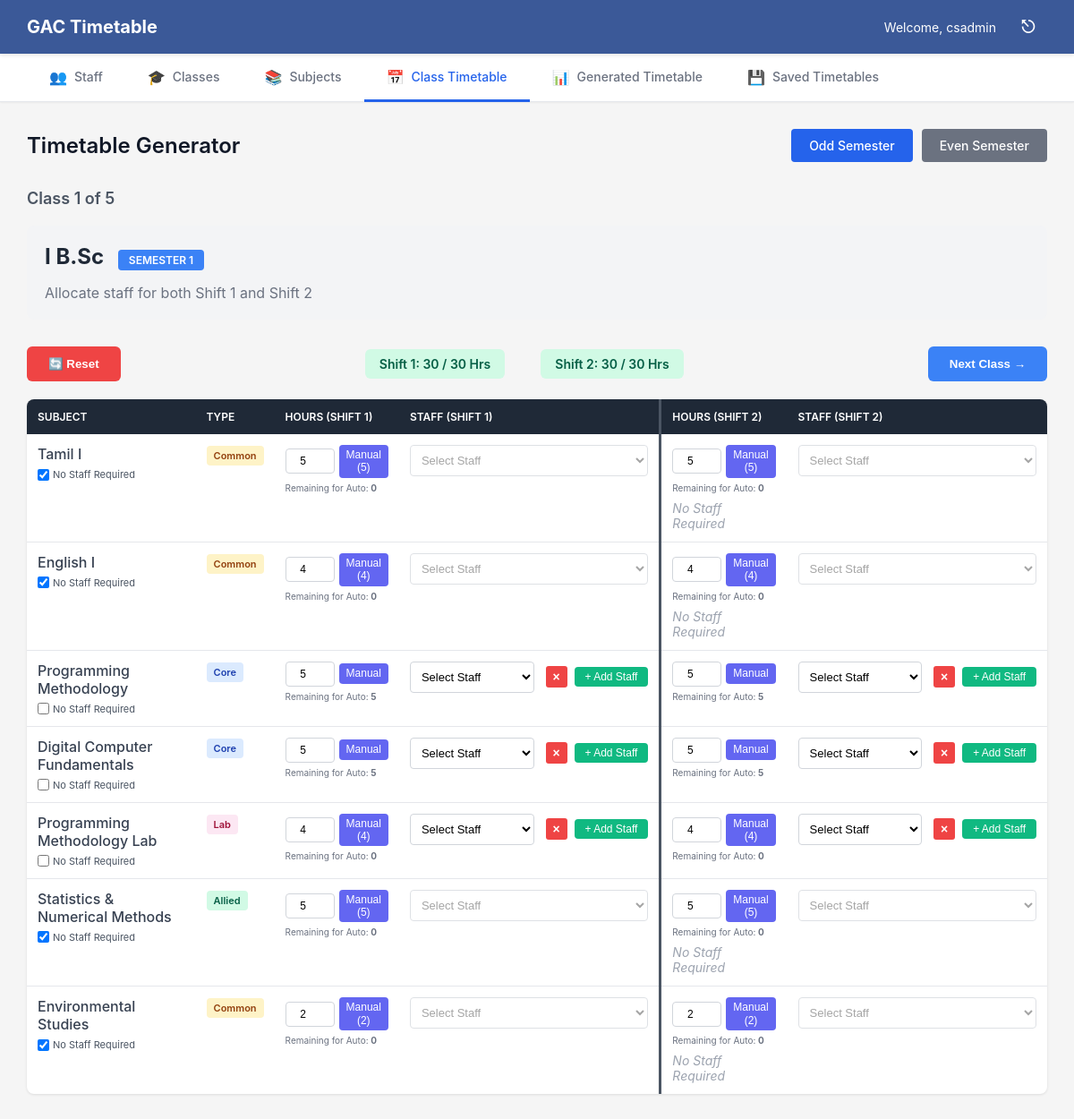
Screenshot of /Generate_Timetable/timetable.php (signed in) with the database file from the repository.
### tables this page shows
CREATE TABLE `subjects` (
  `id` int(11) NOT NULL,
  `title` varchar(150) DEFAULT NULL,
  `sub_code` varchar(50) DEFAULT NULL,
  `short_name` varchar(50) DEFAULT NULL,
  `hours_per_week` int(11) DEFAULT NULL,
  `semester` int(11) DEFAULT NULL,
  `type` varchar(50) DEFAULT NULL,
  `program` enum('UG','PG') NOT NULL DEFAULT 'UG',
  `year` int(11) NOT NULL DEFAULT 1,
  `sort_order` int(11) DEFAULT 0,
  `is_allocated` tinyint(1) NOT NULL DEFAULT 1
);

### Generate_Timetable/timetable.php (the view, shortened to what the rows shown need)
<?php
$conn = getConnection();
if (!isset($_SESSION['manual_allocations_seeded_v20'])) {
    $sem_result = $conn->query("SELECT id, semester FROM subjects");
}
$semester_filter = $_SESSION['semester_filter'];
$current_index = $_SESSION['current_class_index'];
$class_sequence = [
    ['pattern' => 'I B.Sc%', 'label' => 'I B.Sc', 'type' => 'UG', 'has_shifts' => true],
    ['pattern' => 'II B.Sc%', 'label' => 'II B.Sc', 'type' => 'UG', 'has_shifts' => true],
    ['pattern' => 'III B.Sc%', 'label' => 'III B.Sc', 'type' => 'UG', 'has_shifts' => true],
    ['pattern' => 'I M.Sc%', 'label' => 'I M.Sc', 'type' => 'PG', 'has_shifts' => false],
    ['pattern' => 'II M.Sc%', 'label' => 'II M.Sc', 'type' => 'PG', 'has_shifts' => false],
];
$current_class_config = $class_sequence[$current_index];
$semester_numbers = [
    0 => $semester_filter == 'odd' ? 1 : 2,
    1 => $semester_filter == 'odd' ? 3 : 4,
    2 => $semester_filter == 'odd' ? 5 : 6,
    3 => $semester_filter == 'odd' ? 1 : 2,
    4 => $semester_filter == 'odd' ? 3 : 4,
];
$current_semester = $semester_numbers[$current_index];
$program = $current_class_config['type'];
$subjects_query = "SELECT * FROM subjects WHERE program = '$program' AND semester = $current_semester AND COALESCE(is_allocated, 1) = 1 ORDER BY sort_order, id";
$subjects_result = $conn->query($subjects_query);
$subjects = [];
while ($subject = $subjects_result->fetch_assoc()) {
    $subjects[] = $subject;
}
function getManualCount($subject_id, $shift, $class_index, $staff_index = null) {
    $count = 0;
    if (isset($_SESSION['manual_allocations'][$class_index][$shift])) {
        foreach ($_SESSION['manual_allocations'][$class_index][$shift] as $alloc) {
            if ($alloc['subject_id'] == $subject_id) {
                if ($staff_index !== null) {
                    if (isset($alloc['staff_index']) && $alloc['staff_index'] == $staff_index) $count++;
                } else {
                    $count++;
                }
            }
        }
    }
    return $count;
}
?>
<!DOCTYPE html>
<html lang="en">
<head>
    <link rel="stylesheet" href="../Assets/css/style.css?v=1773498759">
</head>
<body>
    <div class="content">
        <div class="timetable-header">
            <h2>Timetable Generator</h2>
        </div>
        <div class="class-info">
            <h3>
                <?php echo htmlspecialchars($current_class_config['label']); ?>
                <span class="semester-badge">SEMESTER <?php echo $current_semester; ?></span>
            </h3>
        </div>
        <form id="main-form" method="POST" action="timetable.php">
            <table class="subjects-table">
                <thead>
                    <tr>
                        <th>SUBJECT</th>
                        <th>TYPE</th>
                        <?php if ($current_class_config['has_shifts']): ?>
                            <th>HOURS (SHIFT 1)</th>
                            <th>STAFF (SHIFT 1)</th>
                            <th>HOURS (SHIFT 2)</th>
                            <th>STAFF (SHIFT 2)</th>
                        <?php else: ?>
                            <th>HOURS</th>
                            <th>STAFF SELECTION</th>
                        <?php endif; ?>
                    </tr>
                </thead>
                <tbody>
                    <?php foreach ($subjects as $subject):
                        $is_no_staff = false;
                        if (isset($_SESSION['no_staff_subjects'][$current_index]) && is_array($_SESSION['no_staff_subjects'][$current_index])) {
                            $is_no_staff = in_array($subject['id'], $_SESSION['no_staff_subjects'][$current_index]) ||
                                           in_array(strval($subject['id']), $_SESSION['no_staff_subjects'][$current_index]);
                        }
                    ?>
                    <tr>
                        <td>
                            <div style="margin-bottom: 6px; font-weight: 500; color: #374151;"><?php echo htmlspecialchars($subject['title']); ?></div>
                            <label style="font-size: 11px; display: flex; align-items: center; gap: 4px; color: #4b5563; cursor: pointer;">
                                <input type="checkbox" class="no-staff-cb" data-subject-id="<?php echo $subject['id']; ?>" data-has-shifts="<?php echo $current_class_config['has_shifts'] ? 'true' : 'false'; ?>" onchange="toggleStaffRequirement(this, <?php echo $subject['id']; ?>, <?php echo $current_class_config['has_shifts'] ? 'true' : 'false'; ?>)" <?php echo $is_no_staff ? 'checked' : ''; ?>>
                                No Staff Required
                            </label>
                        </td>
                        <td>
                            <span class="type-badge type-<?php echo strtolower($subject['type']); ?>">
                                <?php echo htmlspecialchars($subject['type']); ?>
                            </span>
                        </td>
                        <?php if ($current_class_config['has_shifts']): ?>
                            <td>
                                <?php
                                $hours_key_shift1 = 'hours_shift1_' . $subject['id'];
                                $current_hours_shift1 = isset($_SESSION['hours_changes'][$hours_key_shift1]) ? $_SESSION['hours_changes'][$hours_key_shift1] : $subject['hours_per_week'];
                                $manual_count_1 = getManualCount($subject['id'], 'shift1', $current_index);
                                $rem_auto_1 = max(0, $current_hours_shift1 - $manual_count_1);
                                $split_hours_s1 = [];
                                ?>
                                <?php if (!empty($split_hours_s1)): ?>
                                    <div style="display: flex; flex-direction: column; gap: 4px; align-items: flex-start;">
                                        <?php foreach ($split_hours_s1 as $si1_idx => $si1_val): ?>
                                        <div style="display: flex; align-items: center; gap: 5px;">
                                            <input type="number" name="hours_shift1_<?php echo $subject['id']; ?>_<?php echo ($si1_idx + 1); ?>" class="hours-input split-hours" data-subject-id="<?php echo $subject['id']; ?>" data-shift="shift1" value="<?php echo $si1_val; ?>" min="0" max="30" onchange="updateSplitHoursTotal(<?php echo $subject['id']; ?>, 'shift1')" required>
                                            <button type="submit" name="action" value="manual" class="btn-manual" onclick="return setManualAllocation(<?php echo $subject['id']; ?>, 'shift1', <?php echo ($si1_idx + 1); ?>)"><?php echo getManualCount($subject['id'], 'shift1', $current_index, $si1_idx + 1) > 0 ? 'Manual<br>(' . getManualCount($subject['id'], 'shift1', $current_index, $si1_idx + 1) . ')' : 'Manual'; ?></button>
                                        </div>
                                        <?php endforeach; ?>
                                    </div>
                                    <input type="hidden" name="<?php echo $hours_key_shift1; ?>" value="<?php echo array_sum($split_hours_s1); ?>">
                                <?php else: ?>
                                <div style="display: flex; flex-direction: column; gap: 5px;">
                                    <div style="display: flex; align-items: center; gap: 5px;">
                                        <input type="number" name="<?php echo $hours_key_shift1; ?>" value="<?php echo $current_hours_shift1; ?>" min="0" max="30" class="hours-input" data-shift="shift1" data-subject-id="<?php echo $subject['id']; ?>" required>
                                        <button type="submit" name="action" value="manual" class="btn-manual" onclick="return setManualAllocation(<?php echo $subject['id']; ?>, 'shift1')">
                                            Manual<?php echo $manual_count_1 > 0 ? "<br>($manual_count_1)" : ""; ?>
                                        </button>
                                    </div>
                                    <div style="font-size: 10px; color: #6b7280;">Remaining for Auto: <strong><?php echo $rem_auto_1; ?></strong></div>
                                </div>
                                <?php endif; ?>
                            </td>
                            <td>
                                <div class="staff-allocation-container" id="staff-container-shift1-<?php echo $subject['id']; ?>">
                                    <div class="staff-row">
                                        <?php
                                        $staff_key_shift1 = 'staff_shift1_' . $subject['id'];
                                        ?>
                                        <select name="<?php echo $staff_key_shift1; ?>" class="staff-select" data-subject-title="<?php echo htmlspecialchars($subject['title']); ?>" data-subject-id="<?php echo $subject['id']; ?>" data-shift="shift1" onchange="if(validateStaffHours(this, <?php echo $subject['id']; ?>, 'shift1')) { trackAllocation(this, <?php echo $subject['id']; ?>, 'shift1'); checkShiftConflict(this, 'shift1'); }" required>
                                            <option value="">Select Staff</option>
                                        </select>
                                        <button type="button" class="clear-staff-btn" onclick="clearStaffSelection('<?php echo $staff_key_shift1; ?>')" title="Clear selection">×</button>
                                        <button type="button" class="add-staff-btn" onclick="addStaffAllocation(<?php echo $subject['id']; ?>, 'shift1')">+ Add Staff</button>
                                    </div>
                                </div>
                            </td>
                            <td>
                                <?php
                                $hours_key_shift2 = 'hours_shift2_' . $subject['id'];
                                $current_hours_shift2 = isset($_SESSION['hours_changes'][$hours_key_shift2]) ? $_SESSION['hours_changes'][$hours_key_shift2] : $subject['hours_per_week'];
                                $manual_count_2 = getManualCount($subject['id'], 'shift2', $current_index);
                                $rem_auto_2 = max(0, $current_hours_shift2 - $manual_count_2);
                                $split_hours_s2 = [];
                                ?>
                                <?php if (!empty($split_hours_s2)): ?>
                                    <div style="display: flex; flex-direction: column; gap: 4px; align-items: flex-start;">
                                        <?php foreach ($split_hours_s2 as $si2_idx => $si2_val): ?>
                                        <div style="display: flex; align-items: center; gap: 5px;">
                                            <input type="number" name="hours_shift2_<?php echo $subject['id']; ?>_<?php echo ($si2_idx + 1); ?>" class="hours-input split-hours" data-subject-id="<?php echo $subject['id']; ?>" data-shift="shift2" value="<?php echo $si2_val; ?>" min="0" max="30" onchange="updateSplitHoursTotal(<?php echo $subject['id']; ?>, 'shift2')" required>
                                            <button type="submit" name="action" value="manual" class="btn-manual" onclick="return setManualAllocation(<?php echo $subject['id']; ?>, 'shift2', <?php echo ($si2_idx + 1); ?>)"><?php echo getManualCount($subject['id'], 'shift2', $current_index, $si2_idx + 1) > 0 ? 'Manual<br>(' . getManualCount($subject['id'], 'shift2', $current_index, $si2_idx + 1) . ')' : 'Manual'; ?></button>
                                        </div>
                                        <?php endforeach; ?>
                                    </div>
                                    <input type="hidden" name="<?php echo $hours_key_shift2; ?>" value="<?php echo array_sum($split_hours_s2); ?>">
                                <?php else: ?>
                                <div style="display: flex; flex-direction: column; gap: 5px;">
                                    <div style="display: flex; align-items: center; gap: 5px;">
                                        <input type="number" name="<?php echo $hours_key_shift2; ?>" value="<?php echo $current_hours_shift2; ?>" min="0" max="30" class="hours-input" data-shift="shift2" data-subject-id="<?php echo $subject['id']; ?>" required>
                                        <button type="submit" name="action" value="manual" class="btn-manual" onclick="return setManualAllocation(<?php echo $subject['id']; ?>, 'shift2')">
                                            Manual<?php echo $manual_count_2 > 0 ? "<br>($manual_count_2)" : ""; ?>
                                        </button>
                                    </div>
                                    <div style="font-size: 10px; color: #6b7280;">Remaining for Auto: <strong><?php echo $rem_auto_2; ?></strong></div>
                                </div>
                                <?php endif; ?>
                            </td>
                            <td>
                                <div class="staff-allocation-container" id="staff-container-shift2-<?php echo $subject['id']; ?>">
                                    <div class="staff-row">
                                        <?php
                                        $staff_key_shift2 = 'staff_shift2_' . $subject['id'];
                                        ?>
                                        <select name="<?php echo $staff_key_shift2; ?>" class="staff-select" data-subject-title="<?php echo htmlspecialchars($subject['title']); ?>" data-subject-id="<?php echo $subject['id']; ?>" data-shift="shift2" onchange="if(validateStaffHours(this, <?php echo $subject['id']; ?>, 'shift2')) { trackAllocation(this, <?php echo $subject['id']; ?>, 'shift2'); checkShiftConflict(this, 'shift2'); }" required>
                                            <option value="">Select Staff</option>
                                        </select>
                                        <button type="button" class="clear-staff-btn" onclick="clearStaffSelection('<?php echo $staff_key_shift2; ?>')" title="Clear selection">×</button>
                                        <button type="button" class="add-staff-btn" onclick="addStaffAllocation(<?php echo $subject['id']; ?>, 'shift2')">+ Add Staff</button>
                                    </div>
                                </div>
                            </td>
                        <?php endif; ?>
                    </tr>
                    <?php endforeach; ?>
                </tbody>
            </table>
        </form>
    </div>
</body>
</html>

### rows the page displays
subjects: semester "1", title "Programming Methodology", type "Core", id "5"
subjects: title "Tamil I", id "☑", type "Common", id "5", id "0"
subjects: title "English I", id "☑", type "Common", id "4", id "0"
subjects: title "Digital Computer Fundamentals", type "Core", id "5"
subjects: title "Programming Methodology Lab", type "Lab", id "4", id "0"
subjects: title "Statistics & Numerical Methods", id "☑", type "Allied", id "5", id "0"
subjects: title "Environmental Studies", id "☑", type "Common", id "2", id "0"

### other values shown
$_SESSION['user_name'] "csadmin"
$current_index + 1 "1"
$total_classes "5"
$current_class_config['label'] "I B.Sc"
